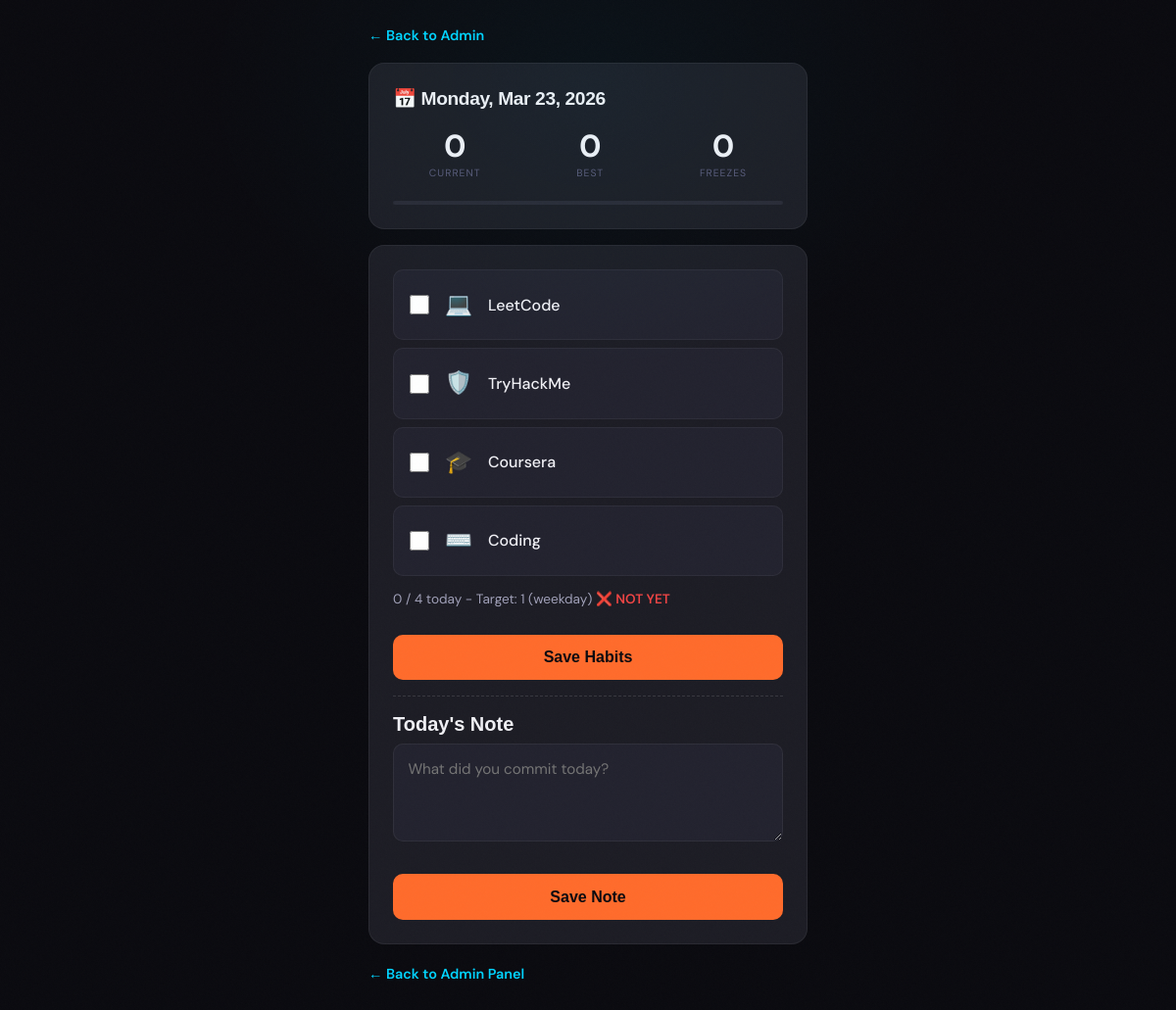
Page /log.php (signed in) on the committed database.
### tables this page shows
CREATE TABLE IF NOT EXISTS `habits` (
  `id`         INT UNSIGNED  NOT NULL AUTO_INCREMENT,
  `name`       VARCHAR(100)  NOT NULL,
  `emoji`      VARCHAR(20)   NOT NULL DEFAULT '',
  `is_active`  TINYINT(1)    NOT NULL DEFAULT 1,
  `sort_order` SMALLINT      NOT NULL DEFAULT 0,
  `created_at` TIMESTAMP     NOT NULL DEFAULT CURRENT_TIMESTAMP,
  PRIMARY KEY (`id`)
);

### config.php (called while the page is built, shortened)
<?php
function db() {
    return $GLOBALS['_db'];
}
function e($s) {
    return htmlspecialchars((string)$s, ENT_QUOTES, 'UTF-8');
}

### log.php (the view, shortened to what this page needs)
<?php
require_once __DIR__ . '/config.php';
function habitTargetForDate($logDate) {
    $dayOfWeek = (int)date('N', strtotime($logDate));
    return ($dayOfWeek >= 6) ? 3 : 1;
}
function loadStreakStateFromDb() {
    $state = array(
        'current_streak' => 0,
        'best_streak' => 0,
        'freeze_balance' => 0,
        'last_active_date' => '',
    );
    $r = db()->query('SELECT setting_key, setting_value FROM streak_state');
    if ($r) {
        while ($row = $r->fetch_assoc()) {
            if ($row['setting_key'] === 'current_streak') {
                $state['current_streak'] = (int)$row['setting_value'];
            }
            if ($row['setting_key'] === 'best_streak') {
                $state['best_streak'] = (int)$row['setting_value'];
            }
            if ($row['setting_key'] === 'freeze_balance') {
                $state['freeze_balance'] = (int)$row['setting_value'];
            }
            if ($row['setting_key'] === 'last_active_date') {
                $state['last_active_date'] = (string)$row['setting_value'];
            }
        }
    }
    return $state;
}
$today = date('Y-m-d');
$todayLong = date('l, M j, Y', strtotime($today));
$habits = array();
$todayLogMap = array();
$todayNote = array('note' => '', 'created_at' => '', 'updated_at' => '');
$streakState = array(
    'current_streak' => 0,
    'best_streak' => 0,
    'freeze_balance' => 0,
    'last_active_date' => '',
);
$tableError = '';
if ($tableError === '') {
    $r = db()->query('SELECT id, name, emoji, is_active, sort_order FROM habits WHERE is_active = 1 ORDER BY sort_order ASC, id ASC');
    if ($r) {
        while ($row = $r->fetch_assoc()) {
            $habits[] = $row;
        }
    }
    $streakState = loadStreakStateFromDb();
}
$completedToday = 0;
$target = habitTargetForDate($today);
$targetMet = ($completedToday >= $target);
?>
<!doctype html>
<html lang="en">
<head>
  <link rel="stylesheet" href="assets/css/style.css" />
</head>
<body>
  <div class="log-wrap">
    <div class="log-topbar">
      <a href="admin.php" class="log-back">&larr; Back to Admin</a>
    </div>
    <div class="log-card">
      <h1 class="log-title">📅 <?php echo e($todayLong); ?></h1>
      <div class="log-streak-bar">
        <div class="log-streak-item">
          <span class="log-streak-val"><?php echo (int)$streakState['current_streak']; ?></span>
          <span class="log-streak-label">Current</span>
        </div>
        <div class="log-streak-item">
          <span class="log-streak-val"><?php echo (int)$streakState['best_streak']; ?></span>
          <span class="log-streak-label">Best</span>
        </div>
        <div class="log-streak-item">
          <span class="log-streak-val"><?php echo (int)$streakState['freeze_balance']; ?></span>
          <span class="log-streak-label">Freezes</span>
        </div>
      </div>
      <?php $progressPercent = ($target > 0) ? min(100, max(0, (int)round(($completedToday / $target) * 100))) : 0; ?>
      <div class="log-progress-track"><div class="log-progress-fill" style="width:<?php echo (int)$progressPercent; ?>%;"></div></div>
    </div>
    <?php if ($tableError !== ''): ?>
      <div class="log-error"><?php echo e($tableError); ?></div>
    <?php else: ?>
      <div class="log-card">
        <form method="POST" id="habitsForm">
          <?php if (empty($habits)): ?>
            <p style="margin:0;color:var(--text-light);">No active habits found. Add habits from admin first.</p>
          <?php else: ?>
            <?php foreach ($habits as $h): ?>
              <?php $hid = (int)$h['id']; ?>
              <label class="log-habit-row" for="habit_<?php echo $hid; ?>">
                <input id="habit_<?php echo $hid; ?>" type="checkbox" name="habit_<?php echo $hid; ?>" value="1" <?php echo (isset($todayLogMap[$hid]) && (int)$todayLogMap[$hid] === 1) ? 'checked' : ''; ?> />
                <span class="log-habit-emoji"><?php echo e($h['emoji'] !== '' ? $h['emoji'] : '✅'); ?></span>
                <span class="log-habit-name"><?php echo e($h['name']); ?></span>
              </label>
            <?php endforeach; ?>
            <div class="log-progress">
              <?php echo (int)$completedToday; ?> / <?php echo count($habits); ?> today - Target: <?php echo (int)$target; ?> (<?php echo ((int)date('N') >= 6) ? 'weekend' : 'weekday'; ?>)
              <?php if ($targetMet): ?>
                <span class="ok">✅ MET</span>
              <?php else: ?>
                <span class="no">❌ NOT YET</span>
              <?php endif; ?>
            </div>
            <div class="log-actions">
              <button type="submit" class="log-btn-save">Save Habits</button>
            </div>
          <?php endif; ?>
        </form>
        <div class="log-divider"></div>
        <h3 style="margin-bottom:.5rem;">Today's Note</h3>
        <form method="POST">
          <textarea class="log-note-textarea" name="note" maxlength="1000" placeholder="What did you commit today?"><?php echo e(isset($todayNote['note']) ? $todayNote['note'] : ''); ?></textarea>
          <div class="log-actions">
            <button type="submit" class="log-btn-save">Save Note</button>
          </div>
        </form>
      </div>
      <a href="admin.php?tab=habits" class="log-back">&larr; Back to Admin Panel</a>
    <?php endif; ?>
  </div>
</body>
</html>

### assets/css/style.css (style rules this page uses)
:root { --bg-base: #0a0a0f; --bg-surface: #111118; --bg-elevated: #1a1a24; --bg-overlay: #22222e; --accent: #00d4ff; --accent-dim: #00a8cc; --accent-glow: rgba(0, 212, 255, 0.15); --accent-glow-lg: rgba(0, 212, 255, 0.08); --orange: #ff6b2b; --orange-glow: rgba(255, 107, 43, 0.15); --text-primary: #f0f0f5; --text-secondary: #a0a0b8; --text-muted: #5a5a78; --border: rgba(255, 255, 255, 0.07); --border-accent: rgba(0, 212, 255, 0.25); --border-hover: rgba(0, 212, 255, 0.5); --shadow-sm: 0 1px 3px rgba(0, 0, 0, 0.4); --shadow-md: 0 4px 16px rgba(0, 0, 0, 0.5); --shadow-lg: 0 12px 40px rgba(0, 0, 0, 0.6); --shadow-accent: 0 0 30px rgba(0, 212, 255, 0.12); --shadow-glow: 0 0 60px rgba(0, 212, 255, 0.08); --font-display: 'Space Grotesk', 'Poppins', sans-serif; --font-body: 'DM Sans', 'Inter', system-ui, sans-serif; --font-mono: 'JetBrains Mono', 'Fira Code', monospace; --transition: all 0.25s cubic-bezier(0.4, 0, 0.2, 1); --transition-slow: all 0.5s cubic-bezier(0.4, 0, 0.2, 1); --radius-sm: 8px; --radius-md: 12px; --radius-lg: 16px; --radius-xl: 24px; --section-space: clamp(2.75rem, 5vw, 5rem); --primary-color: var(--accent); --primary-hover: var(--accent-dim); --secondary-color: var(--text-secondary); --text-dark: var(--text-primary); --text-light: var(--text-secondary); --bg-light: var(--bg-base); --bg-gray: var(--bg-surface); --border-color: var(--border); }
* { margin: 0; padding: 0; box-sizing: border-box; }
html { scroll-behavior: smooth; }
body { font-family: 'Inter', system-ui, -apple-system, sans-serif; font-size: 16px; line-height: 1.6; color: var(--text-dark); background-color: var(--bg-light); font-synthesis: none; text-rendering: optimizeLegibility; -webkit-font-smoothing: antialiased; -moz-osx-font-smoothing: grayscale; overflow-x: hidden; }
h1, h2, h3, h4, h5, h6 { font-family: 'Poppins', sans-serif; font-weight: 700; line-height: 1.2; margin-bottom: 1rem; }
h1 { font-size: 3.5rem; }
h3 { font-size: 1.5rem; }
a { color: var(--primary-color); text-decoration: none; transition: var(--transition); }
body { font-family: var(--font-body); font-size: 16px; line-height: 1.7; color: var(--text-secondary); background-color: var(--bg-base); font-synthesis: none; -webkit-font-smoothing: antialiased; -moz-osx-font-smoothing: grayscale; position: relative; overflow-x: hidden; }
body::before { content: ''; position: fixed; top: 0; right: 0; bottom: 0; left: 0; pointer-events: none; z-index: 9999; opacity: 0.025; background-size: 128px 128px; }
body::after { content: ''; position: fixed; top: -20%; left: 50%; -webkit-transform: translateX(-50%); transform: translateX(-50%); width: 800px; height: 600px; background: radial-gradient(ellipse, rgba(0, 212, 255, 0.04) 0%, transparent 70%); pointer-events: none; z-index: 0; }
h1, h2, h3, h4 { font-family: var(--font-display); font-weight: 700; color: var(--text-primary); line-height: 1.2; }
h1 { font-size: 3.5rem; letter-spacing: -0.02em; }
h3 { font-size: 1.25rem; }
a { color: var(--accent); text-decoration: none; -webkit-transition: var(--transition); transition: var(--transition); }

### rows in the picture
habits: emoji "💻", name "LeetCode"
habits: emoji "🛡️", name "TryHackMe"
habits: emoji "🎓", name "Coursera"
habits: emoji "⌨️", name "Coding"

### other values in the picture
$todayLong "Monday, Mar 23, 2026"
$streakState['current_streak'] "0"
$streakState['best_streak'] "0"
$streakState['freeze_balance'] "0"
$completedToday "0"
count($habits) "4"
$target "1"
